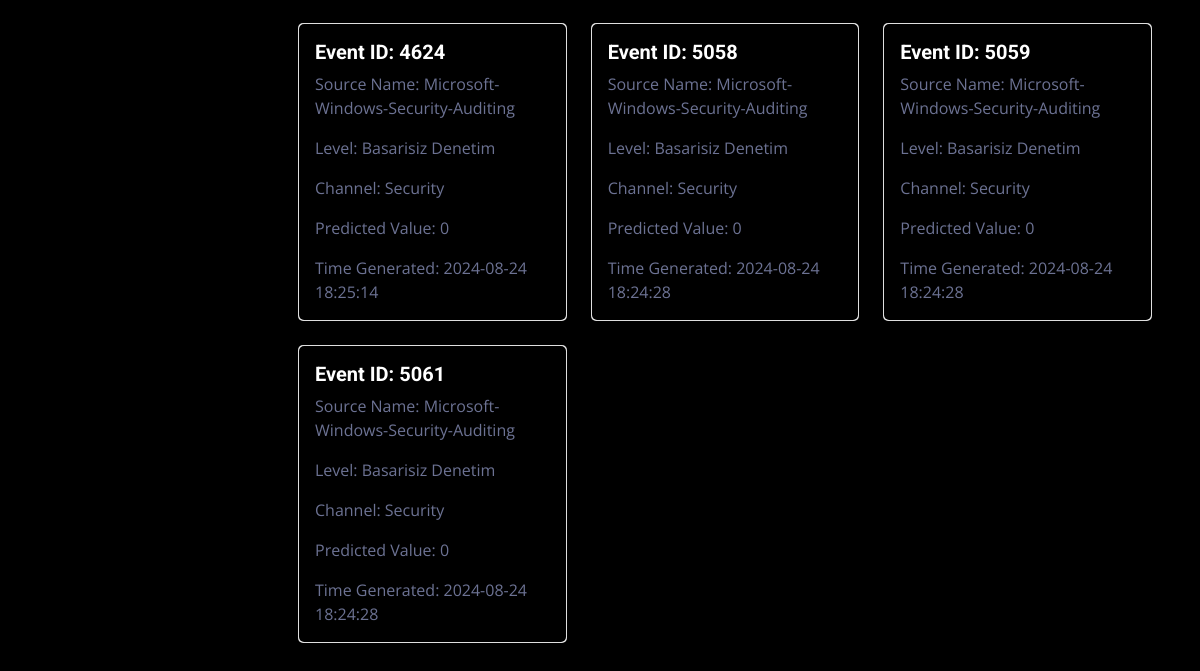
/ (lower part), run on an earlier commit of the app's database.
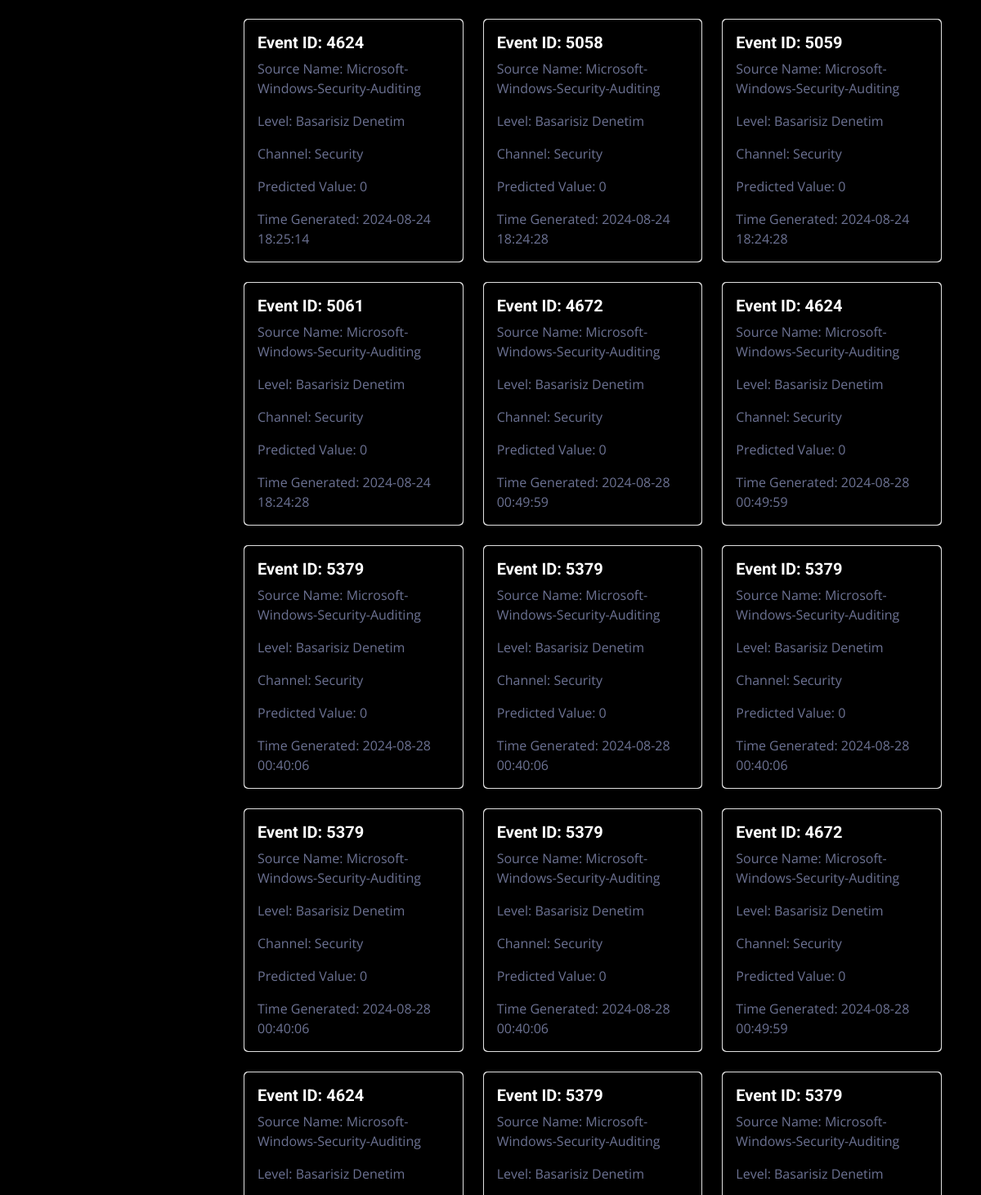
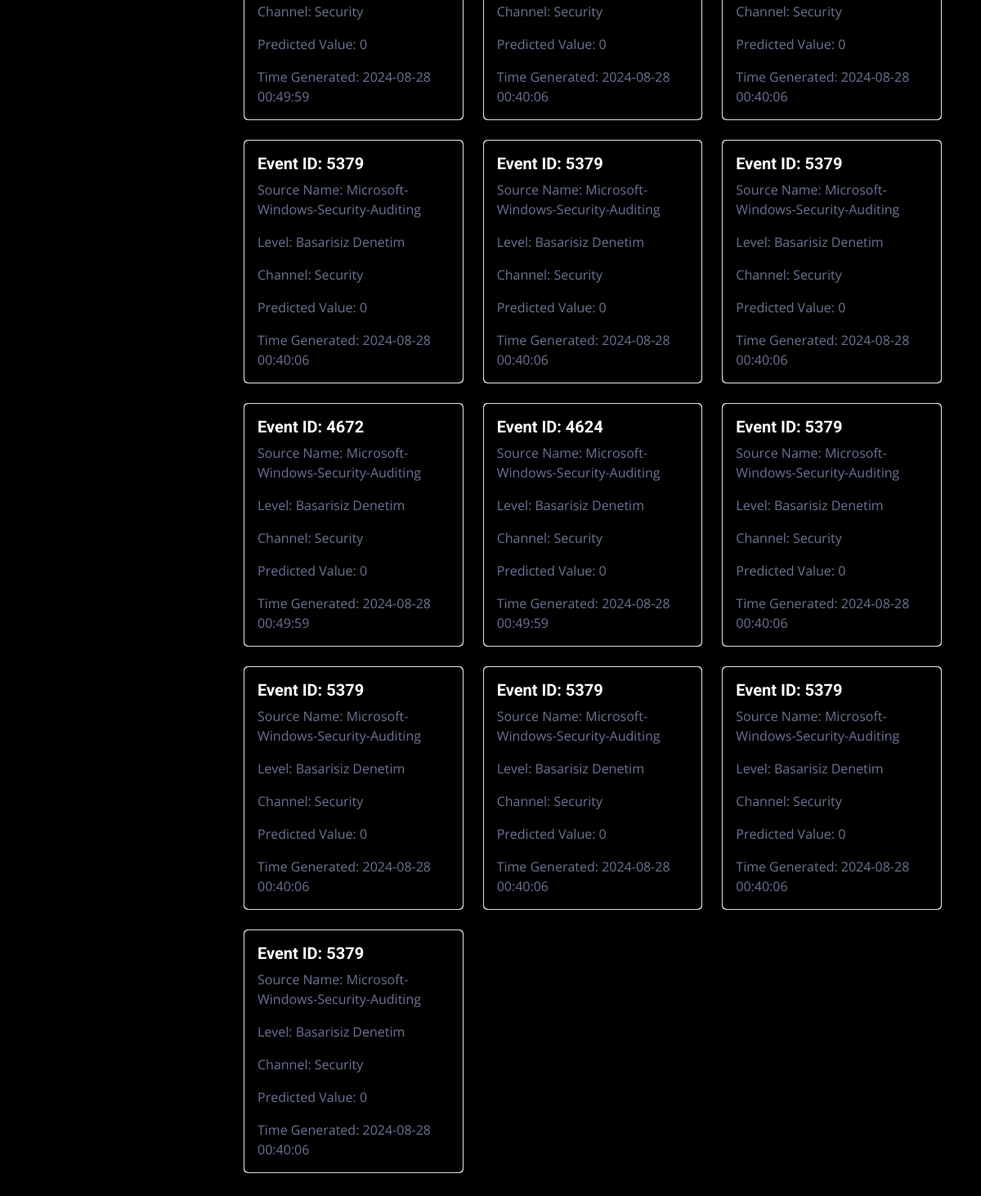
And on a later commit of the database (2 pictures, top to bottom).
### sec/models.py (models this page shows, shortened)
class Events(models.Model):
    ID = models.AutoField(primary_key=True) # Field name made lowercase.
    EventID = models.IntegerField(db_column='EventID', blank=True, null=True)  # Field name made lowercase.
    SourceName = models.TextField(db_column='SourceName', blank=True, null=True)  # Field name made lowercase.
    Level = models.TextField(db_column='Level', blank=True, null=True)  # Field name made lowercase.
    Channel = models.TextField(db_column='Channel', blank=True, null=True)  # Field name made lowercase.
    Message = models.TextField(db_column='Message', blank=True, null=True)  # Field name made lowercase.
    PredictedValue = models.TextField(db_column='PredictedValue', blank=True, null=True)  # Field name made lowercase. This field type is a guess.
    TimeGenerated = models.TextField(db_column='TimeGenerated', blank=True, null=True)  # Field name made lowercase.
    class Meta:
        managed = True
        db_table = 'events'

### sec/views.py (the view)
# urls.py: path("", views.index),
def index(request):
    event_logs = Events.objects.all()  # Fetch all records from EventLog table
    return render(request, 'index.html', {'event_logs': event_logs})

### templates/index.html (shortened to what this page needs)
{% extends "base.html" %}
{% block content %}
<div class="container-fluid pt-4 px-4">
    <div class="row g-4">
        <div class="container-fluid">
            <div class="row">
                {% for event in event_logs %}
                <div class="col-md-4">
                    <div class="card mb-4">
                        <div class="card-body bg-dark" style="border-radius: 5px;">
                            <h5 class="card-title">Event ID: {{ event.EventID }}</h5>
                            <p class="card-text">Source Name: {{ event.SourceName }}</p>
                            <p class="card-text">Level: {{ event.Level }}</p>
                            <p class="card-text">Channel: {{ event.Channel }}</p>
                            <p class="card-text">Predicted Value: {{ event.PredictedValue }}</p>
                            <p class="card-text">Time Generated: {{ event.TimeGenerated }}</p>
                        </div>
                    </div>
                </div>
                {% empty %}
                <div class="col">
                    <p>No event logs found.</p>
                </div>
                {% endfor %}
            </div>
        </div>
    </div>
</div>
{% endblock %}

What changed in the data, as far as the page shows it:
added Events: EventID "4672", SourceName "Microsoft-Windows-Security-Auditing", Level "Basarisiz Denetim", Channel "Security", PredictedValue "0", TimeGenerated "2024-08-28 00:49:59"
added Events: EventID "4624", SourceName "Microsoft-Windows-Security-Auditing", Level "Basarisiz Denetim", Channel "Security", PredictedValue "0", TimeGenerated "2024-08-28 00:49:59"
added Events: EventID "5379", SourceName "Microsoft-Windows-Security-Auditing", Level "Basarisiz Denetim", Channel "Security", PredictedValue "0", TimeGenerated "2024-08-28 00:40:06"
added Events: EventID "5379", SourceName "Microsoft-Windows-Security-Auditing", Level "Basarisiz Denetim", Channel "Security", PredictedValue "0", TimeGenerated "2024-08-28 00:40:06"
added Events: EventID "5379", SourceName "Microsoft-Windows-Security-Auditing", Level "Basarisiz Denetim", Channel "Security", PredictedValue "0", TimeGenerated "2024-08-28 00:40:06"
added Events: EventID "5379", SourceName "Microsoft-Windows-Security-Auditing", Level "Basarisiz Denetim", Channel "Security", PredictedValue "0", TimeGenerated "2024-08-28 00:40:06"
added Events: EventID "5379", SourceName "Microsoft-Windows-Security-Auditing", Level "Basarisiz Denetim", Channel "Security", PredictedValue "0", TimeGenerated "2024-08-28 00:40:06"
added Events: EventID "4672", SourceName "Microsoft-Windows-Security-Auditing", Level "Basarisiz Denetim", Channel "Security", PredictedValue "0", TimeGenerated "2024-08-28 00:49:59"
added Events: EventID "4624", SourceName "Microsoft-Windows-Security-Auditing", Level "Basarisiz Denetim", Channel "Security", PredictedValue "0", TimeGenerated "2024-08-28 00:49:59"
added Events: EventID "5379", SourceName "Microsoft-Windows-Security-Auditing", Level "Basarisiz Denetim", Channel "Security", PredictedValue "0", TimeGenerated "2024-08-28 00:40:06"
added Events: EventID "5379", SourceName "Microsoft-Windows-Security-Auditing", Level "Basarisiz Denetim", Channel "Security", PredictedValue "0", TimeGenerated "2024-08-28 00:40:06"
added Events: EventID "5379", SourceName "Microsoft-Windows-Security-Auditing", Level "Basarisiz Denetim", Channel "Security", PredictedValue "0", TimeGenerated "2024-08-28 00:40:06"
added Events: EventID "5379", SourceName "Microsoft-Windows-Security-Auditing", Level "Basarisiz Denetim", Channel "Security", PredictedValue "0", TimeGenerated "2024-08-28 00:40:06"
added Events: EventID "5379", SourceName "Microsoft-Windows-Security-Auditing", Level "Basarisiz Denetim", Channel "Security", PredictedValue "0", TimeGenerated "2024-08-28 00:40:06"
added Events: EventID "4672", SourceName "Microsoft-Windows-Security-Auditing", Level "Basarisiz Denetim", Channel "Security", PredictedValue "0", TimeGenerated "2024-08-28 00:49:59"
added Events: EventID "4624", SourceName "Microsoft-Windows-Security-Auditing", Level "Basarisiz Denetim", Channel "Security", PredictedValue "0", TimeGenerated "2024-08-28 00:49:59"
added Events: EventID "5379", SourceName "Microsoft-Windows-Security-Auditing", Level "Basarisiz Denetim", Channel "Security", PredictedValue "0", TimeGenerated "2024-08-28 00:40:06"
added Events: EventID "5379", SourceName "Microsoft-Windows-Security-Auditing", Level "Basarisiz Denetim", Channel "Security", PredictedValue "0", TimeGenerated "2024-08-28 00:40:06"
added Events: EventID "5379", SourceName "Microsoft-Windows-Security-Auditing", Level "Basarisiz Denetim", Channel "Security", PredictedValue "0", TimeGenerated "2024-08-28 00:40:06"
added Events: EventID "5379", SourceName "Microsoft-Windows-Security-Auditing", Level "Basarisiz Denetim", Channel "Security", PredictedValue "0", TimeGenerated "2024-08-28 00:40:06"
added Events: EventID "5379", SourceName "Microsoft-Windows-Security-Auditing", Level "Basarisiz Denetim", Channel "Security", PredictedValue "0", TimeGenerated "2024-08-28 00:40:06"
